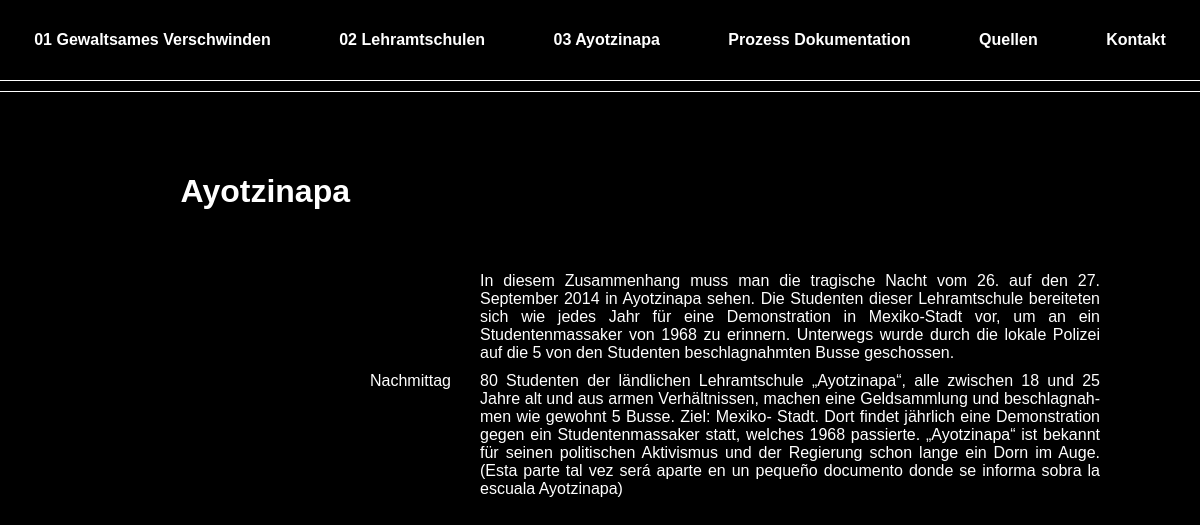
The page /ayotzinapa/ on the database as committed earlier.
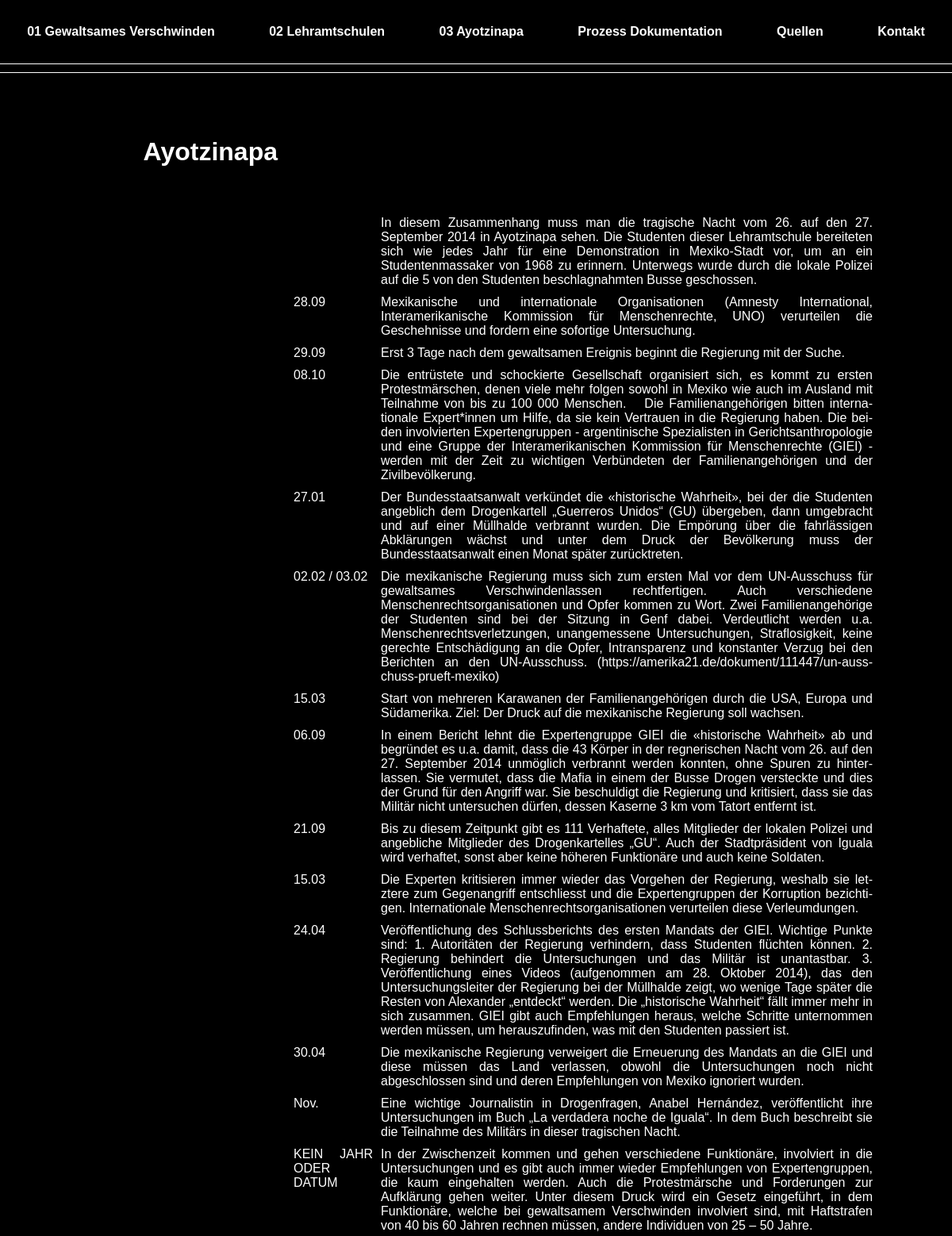
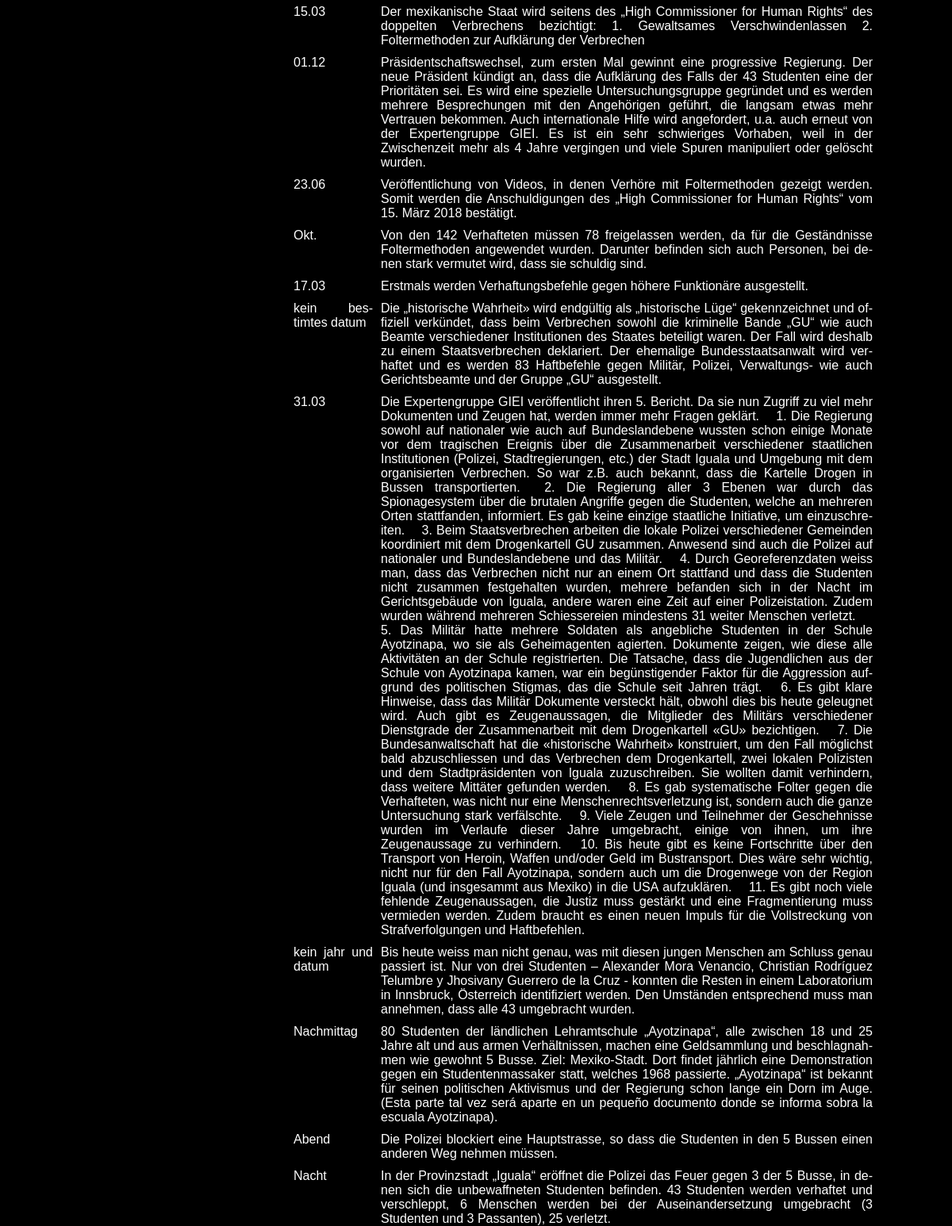
The same page on the database as committed later (2 pictures, top to bottom).
### main/models.py (models this page shows, shortened)
class Page(models.Model):
    PAGES = [
    ('home', 'Gewaltsames Verschwinden'),
    ('school', 'Lehramtschulen'),
    ('ayotzinapa', 'Ayotzinapa'),
    ('documentation', 'Prozess Dokumentation'),
    ('source', 'Quellen'),
    ('contact', 'Kontakt'),
    ('impressum', 'Impressum'),
    ('legal', 'Data protection'),
]
    title = models.CharField(max_length=20, choices=PAGES, default='home')
    text = models.TextField(blank=True)
    image = models.ImageField(blank=True, null=True, upload_to= 'uploads/')
    image_alt = models.CharField(max_length=50, blank=True)
    class Meta:
        verbose_name = 'Seite'
        verbose_name_plural = 'Seiten'

class Time_Step(models.Model):
    YEARS = [
    ('september', '26. September 2014'),
    ('2014', '2014'),
    ('2015', '2015'),
    ('2016', '2016'),
    ('2017', '2017'),
    ('2018', '2018'),
    ('2019', '2019'),
    ('2020', '2020'),
    ('2021', '2021'),
    ('2022', '2022'),
    ('2023', '2023'),
]
    year = models.CharField(choices=YEARS, max_length=10, default='2014')
    date_time = models.CharField(max_length=20)
    text = models.TextField()
    class Meta:
        verbose_name = 'Zeitpunkt'
        verbose_name_plural = 'Zeitpunkte'

### main/views.py (the view)
# urls.py: path('ayotzinapa/', ayotzinapa, name='ayotzinapa'),
def ayotzinapa (request):
    page = Page.objects.get(title='ayotzinapa')
    time_steps = Time_Step.objects.all()
    time_steps = time_steps.order_by('year')
    return render (request, 'ayotzinapa.html', {'page': page, 'time_steps': time_steps})

### main/templates/ayotzinapa.html (shortened to what this page needs)
{% extends 'page.html' %}
{% block stylesheets %}
<link rel="stylesheet" href="../static/style/ayotzinapa.css">
{% endblock %}
{% block content %}
<div class="grid-template max-width">
    <h1 class="page-title">{{ page.get_title_display }}</h1>
    <div class="page-text">
        <div class="text">{{ page.text }}</div>
            {% for time_step in time_steps %}
            <span>{{ time_step.date_time }}</span>
            <div>{{ time_step.text }}</div>
            {% endfor %}
        </div>
    </div>
{% endblock %}

### main/templates/page.html (shortened to what this page needs)
<!DOCTYPE html>
<html lang="en">
<head>
    <link rel="stylesheet" href="../static/style/generalStyle.css">
    <link rel="stylesheet" href="../static/style/header.css">
    {% block stylesheets %}
    {% endblock %}
</head>
<body>
    <header>
        <nav>
            <ul>
                <li><a href="{% url 'home' %}">01 Gewaltsames Verschwinden</a></li>
                <li><a href="{% url 'school' %}">02 Lehramtschulen</a></li>
                <li><a href="{% url 'ayotzinapa' %}">03 Ayotzinapa</a></li>
                <li><a href="{% url 'documentation' %}">Prozess Dokumentation</a></li>
                <li><a href="{% url 'source' %}">Quellen</a></li>
                <li><a href="{% url 'contact' %}">Kontakt</a></li>
            </ul>
        </nav>
    </header>
    <div class="doppel-line"></div>
    <main>
        {% block content %}
        {% endblock %}
    </main>
</body>
</html>

### main/static/style/generalStyle.css (style rules this page uses)
:root { --background-color-header: rgb(0, 0, 0); --background-color-body: black; --header-height: 80px; --text-color: white; --max-content-width: 1000px; }
body { margin: 0; font-family: Helvetica, Arial, sans-serif; min-height: calc(100vh - var(--header-height)); background-color: var(--background-color-body); color: var(--text-color); display: flex; flex-direction: column; align-items: center; }
.max-width { max-width: var(--max-content-width); }
.grid-template { display: grid; grid-template-columns: 250px auto; grid-template-rows: 100px auto ; gap: 20px; }
.page-title { grid-row-start: 1; grid-column-start: 1; text-align-last: right; }
.page-text { grid-row-start: 2; grid-column-start: 2; hyphens: auto; text-align: justify; }

### main/static/style/header.css (style rules this page uses)
header { position: fixed; top: 0; left: 0; right: 0; background-color: var(--background-color-header); height: var(--header-height); display: flex; align-items: center; }
header nav { width: 100%; }
header ul { display: flex; list-style: none; width: 100%; justify-content: space-around; margin-block-start: 0; margin-block-end: 0; padding-inline-start: 0; }
header nav a { cursor: pointer; color: white; font-weight: bold; text-decoration: none; }
.doppel-line { width: 100vw; border-bottom: 1px solid white; border-top: 1px solid white; height: 10px; background-color: var(--background-color-header); margin-top: var(--header-height); margin-bottom: 60px; }

### main/static/style/ayotzinapa.css (style rules this page uses)
.text { grid-column-start: 2; }
.page-text { display: grid; gap: 10px; grid-template-columns: 100px auto; }

Rows that differ between the two databases and show on the page:
added Time_Step: date_time "28.09", text "Mexikanische und internationale Organisationen (Amnesty International, Interamerikanische Kommission für Menschenrechte, UNO) verurteilen die Geschehnisse und fordern eine sofortige Untersuchung."
added Time_Step: date_time "29.09", text "Erst 3 Tage nach dem gewaltsamen Ereignis beginnt die Regierung mit der Suche."
added Time_Step: date_time "08.10", text "Die entrüstete und schockierte Gesellschaft organisiert sich, es kommt zu ersten Protestmärschen, denen viele mehr folgen sowohl in Mexiko wie auch im Ausland mit Teilnahme von bis zu 100 000 Menschen. Die Familienangehörigen bitten internationale Expert*innen um Hilfe, da sie kein Vertrauen in die Regierung haben. Die beiden involvierten Expertengruppen - argentinische Spezialisten in Gerichtsanthropologie und eine Gruppe der Interamerikanischen Kommission für Menschenrechte (GIEI) - werden mit der Zeit zu wichtigen Verbündeten der Familienangehörigen und der Zivilbevölkerung."
added Time_Step: date_time "27.01", text "Der Bundesstaatsanwalt verkündet die «historische Wahrheit», bei der die Studenten angeblich dem Drogenkartell „Guerreros Unidos“ (GU) übergeben, dann umgebracht und auf einer Müllhalde verbrannt wurden. Die Empörung über die fahrlässigen Abklärungen wächst und unter dem Druck der Bevölkerung muss der Bundesstaatsanwalt einen Monat später zurücktreten."
added Time_Step: date_time "02.02 / 03.02", text "Die mexikanische Regierung muss sich zum ersten Mal vor dem UN-Ausschuss für gewaltsames Verschwindenlassen rechtfertigen. Auch verschiedene Menschenrechtsorganisationen und Opfer kommen zu Wort. Zwei Familienangehörige der Studenten sind bei der Sitzung in Genf dabei. Verdeutlicht werden u.a. Menschenrechtsverletzungen, unangemessene Untersuchungen, Straflosigkeit, keine gerechte Entschädigung an die Opfer, Intransparenz und konstanter Verzug bei den Berichten an den UN-Ausschuss. (https://amerika21.de/dokument/111447/un-ausschuss-prueft-mexiko)"
added Time_Step: date_time "15.03", text "Start von mehreren Karawanen der Familienangehörigen durch die USA, Europa und Südamerika. Ziel: Der Druck auf die mexikanische Regierung soll wachsen."
added Time_Step: date_time "06.09", text "In einem Bericht lehnt die Expertengruppe GIEI die «historische Wahrheit» ab und begründet es u.a. damit, dass die 43 Körper in der regnerischen Nacht vom 26. auf den 27. September 2014 unmöglich verbrannt werden konnten, ohne Spuren zu hinterlassen. Sie vermutet, dass die Mafia in einem der Busse Drogen versteckte und dies der Grund für den Angriff war. Sie beschuldigt die Regierung und kritisiert, dass sie das Militär nicht untersuchen dürfen, dessen Kaserne 3 km vom Tatort entfernt ist."
added Time_Step: date_time "21.09", text "Bis zu diesem Zeitpunkt gibt es 111 Verhaftete, alles Mitglieder der lokalen Polizei und angebliche Mitglieder des Drogenkartelles „GU“. Auch der Stadtpräsident von Iguala wird verhaftet, sonst aber keine höheren Funktionäre und auch keine Soldaten."
added Time_Step: date_time "15.03", text "Die Experten kritisieren immer wieder das Vorgehen der Regierung, weshalb sie letztere zum Gegenangriff entschliesst und die Expertengruppen der Korruption bezichtigen. Internationale Menschenrechtsorganisationen verurteilen diese Verleumdungen."
added Time_Step: date_time "24.04", text "Veröffentlichung des Schlussberichts des ersten Mandats der GIEI. Wichtige Punkte sind: 1. Autoritäten der Regierung verhindern, dass Studenten flüchten können. 2. Regierung behindert die Untersuchungen und das Militär ist unantastbar. 3. Veröffentlichung eines Videos (aufgenommen am 28. Oktober 2014), das den Untersuchungsleiter der Regierung bei der Müllhalde zeigt, wo wenige Tage später die Resten von Alexander „entdeckt“ werden. Die „historische Wahrheit“ fällt immer mehr in sich zusammen. GIEI gibt auch Empfehlungen heraus, welche Schritte unternommen werden müssen, um herauszufinden, was mit den Studenten passiert ist."
added Time_Step: date_time "30.04", text "Die mexikanische Regierung verweigert die Erneuerung des Mandats an die GIEI und diese müssen das Land verlassen, obwohl die Untersuchungen noch nicht abgeschlossen sind und deren Empfehlungen von Mexiko ignoriert wurden."
added Time_Step: date_time "Nov.", text "Eine wichtige Journalistin in Drogenfragen, Anabel Hernández, veröffentlicht ihre Untersuchungen im Buch „La verdadera noche de Iguala“. In dem Buch beschreibt sie die Teilnahme des Militärs in dieser tragischen Nacht."
added Time_Step: date_time "KEIN JAHR ODER DATUM", text "In der Zwischenzeit kommen und gehen verschiedene Funktionäre, involviert in die Untersuchungen und es gibt auch immer wieder Empfehlungen von Expertengruppen, die kaum eingehalten werden. Auch die Protestmärsche und Forderungen zur Aufklärung gehen weiter. Unter diesem Druck wird ein Gesetz eingeführt, in dem Funktionäre, welche bei gewaltsamem Verschwinden involviert sind, mit Haftstrafen von 40 bis 60 Jahren rechnen müssen, andere Individuen von 25 – 50 Jahre."
added Time_Step: date_time "15.03", text "Der mexikanische Staat wird seitens des „High Commissioner for Human Rights“ des doppelten Verbrechens bezichtigt: 1. Gewaltsames Verschwindenlassen 2. Foltermethoden zur Aufklärung der Verbrechen"
added Time_Step: date_time "01.12", text "Präsidentschaftswechsel, zum ersten Mal gewinnt eine progressive Regierung. Der neue Präsident kündigt an, dass die Aufklärung des Falls der 43 Studenten eine der Prioritäten sei. Es wird eine spezielle Untersuchungsgruppe gegründet und es werden mehrere Besprechungen mit den Angehörigen geführt, die langsam etwas mehr Vertrauen bekommen. Auch internationale Hilfe wird angefordert, u.a. auch erneut von der Expertengruppe GIEI. Es ist ein sehr schwieriges Vorhaben, weil in der Zwischenzeit mehr als 4 Jahre vergingen und viele Spuren manipuliert oder gelöscht wurden."
added Time_Step: date_time "23.06", text "Veröffentlichung von Videos, in denen Verhöre mit Foltermethoden gezeigt werden. Somit werden die Anschuldigungen des „High Commissioner for Human Rights“ vom 15. März 2018 bestätigt."
added Time_Step: date_time "Okt.", text "Von den 142 Verhafteten müssen 78 freigelassen werden, da für die Geständnisse Foltermethoden angewendet wurden. Darunter befinden sich auch Personen, bei denen stark vermutet wird, dass sie schuldig sind."
added Time_Step: date_time "17.03", text "Erstmals werden Verhaftungsbefehle gegen höhere Funktionäre ausgestellt."
added Time_Step: date_time "kein bestimtes datum", text "Die „historische Wahrheit» wird endgültig als „historische Lüge“ gekennzeichnet und offiziell verkündet, dass beim Verbrechen sowohl die kriminelle Bande „GU“ wie auch Beamte verschiedener Institutionen des Staates beteiligt waren. Der Fall wird deshalb zu einem Staatsverbrechen deklariert. Der ehemalige Bundesstaatsanwalt wird verhaftet und es werden 83 Haftbefehle gegen Militär, Polizei, Verwaltungs- wie auch Gerichtsbeamte und der Gruppe „GU“ ausgestellt."
added Time_Step: date_time "31.03", text "Die Expertengruppe GIEI veröffentlicht ihren 5. Bericht. Da sie nun Zugriff zu viel mehr Dokumenten und Zeugen hat, werden immer mehr Fragen geklärt. 1. Die Regierung sowohl auf nationaler wie auch auf Bundeslandebene wussten schon einige Monate vor dem tragischen Ereignis über die Zusammenarbeit verschiedener staatlichen Institutionen (Polizei, Stadtregierungen, etc.) der Stadt Iguala und Umgebung mit dem organisierten Verbrechen. So war z.B. auch bekannt, dass die Kartelle Drogen in Bussen transportierten. 2. Die Regierung aller 3 Ebenen war durch das Spionagesystem über die brutalen Angriffe gegen die Studenten, welche an mehreren Orten stattfanden, informiert. Es gab keine einzige…"
added Time_Step: date_time "kein jahr und datum", text "Bis heute weiss man nicht genau, was mit diesen jungen Menschen am Schluss genau passiert ist. Nur von drei Studenten – Alexander Mora Venancio, Christian Rodríguez Telumbre y Jhosivany Guerrero de la Cruz - konnten die Resten in einem Laboratorium in Innsbruck, Österreich identifiziert werden. Den Umständen entsprechend muss man annehmen, dass alle 43 umgebracht wurden."
changed Time_Step "Nachmittag": text "…gewohnt 5 Busse. Ziel: Mexiko- Stadt. Dort findet jährlich eine Demonstration gegen ein Studentenmassaker statt, welches 1968 passierte. „Ayotzinapa“ ist bekannt für seinen politischen Aktivismus und der Regierung schon lange ein Dorn im Auge. (Esta parte tal vez será aparte en un pequeño documento donde se informa sobra la escuala Ayotzinapa)" → "…gewohnt 5 Busse. Ziel: Mexiko-Stadt. Dort findet jährlich eine Demonstration gegen ein Studentenmassaker statt, welches 1968 passierte. „Ayotzinapa“ ist bekannt für seinen politischen Aktivismus und der Regierung schon lange ein Dorn im Auge. (Esta parte tal vez será aparte en un pequeño documento donde se informa sobra la escuala Ayotzinapa)."
added Time_Step: date_time "Abend", text "Die Polizei blockiert eine Hauptstrasse, so dass die Studenten in den 5 Bussen einen anderen Weg nehmen müssen."
added Time_Step: date_time "Nacht", text "In der Provinzstadt „Iguala“ eröffnet die Polizei das Feuer gegen 3 der 5 Busse, in denen sich die unbewaffneten Studenten befinden. 43 Studenten werden verhaftet und verschleppt, 6 Menschen werden bei der Auseinandersetzung umgebracht (3 Studenten und 3 Passanten), 25 verletzt."
